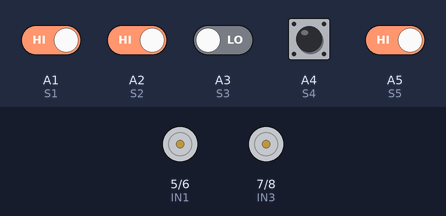
The sketch below on a simulated Arduino Uno, built with avr-gcc and run on an emulated ATmega328P. Shown: motor-driver pin pairs drawn as motors (green arrow = first pin HIGH = forward, orange = second pin HIGH = backward, longer = more drive, scaled by the enable pin). Inputs (shaded band) come from the test bench; at power-on: A1 (S1), A2 (S2), A4 (S4), A5 (S5) HIGH, A3 (S3) LOW.

Above: at 1.2 s.
1.3 s: A1 (S1) driven LOW
At 2.5 s:
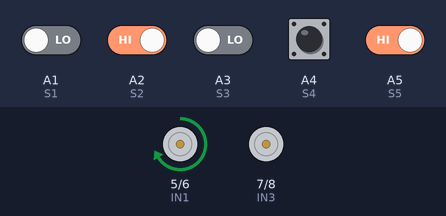
2.8 s: A2 (S2) driven LOW
At 3.7 s:
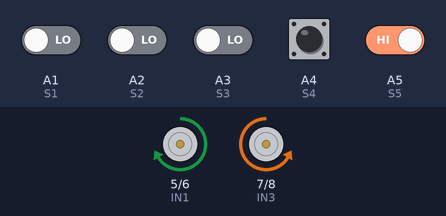
4.3 s: A2 (S2) driven HIGH
At 4.9 s:
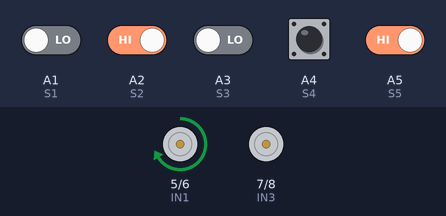
5.8 s: A5 (S5) driven LOW
At 7.0 s:
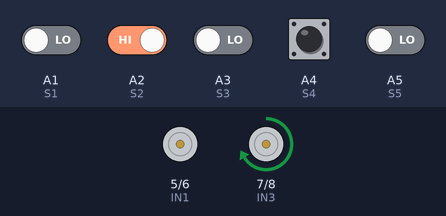
7.3 s: A3 (S3) driven HIGH
At 8.3 s:
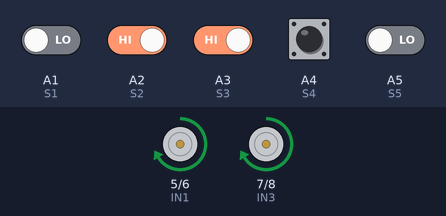
8.8 s: A3 (S3) driven LOW
At 9.5 s:
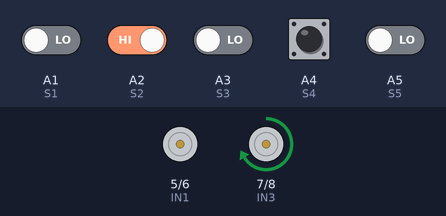
Timing chart, 0 to 11.3 s (numbered marks = the images above; inputs shaded):
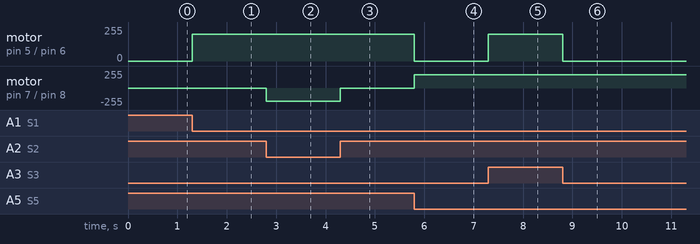

Measured:
- after the input at 1.3 s, motor on pin 5 (IN1) / pin 6 (IN2): stopped → forward 200/255 at once
- after the input at 2.8 s, motor on pin 7 (IN3) / pin 8 (IN4): stopped → backward 200/255 at once
- after the input at 4.3 s, motor on pin 7 (IN3) / pin 8 (IN4): backward 200/255 → stopped at once
- after the input at 5.8 s, motor on pin 5 (IN1) / pin 6 (IN2): forward 200/255 → stopped at once; motor on pin 7 (IN3) / pin 8 (IN4): stopped → forward 200/255 at once
- after the input at 7.3 s, motor on pin 5 (IN1) / pin 6 (IN2): stopped → forward 200/255 at once
- after the input at 8.8 s, motor on pin 5 (IN1) / pin 6 (IN2): forward 200/255 → stopped at once

The sketch:

LineTracerGuideV2.ino
```cpp
//Sensor pin
const int S1 = A1;
const int S2 = A2;
const int S3 = A3;
const int S4 = A4;
const int S5 = A5;

//Motor pin
const int ENA = 3;
const int IN1 = 5;
const int IN2 = 6;
const int IN3 = 7;
const int IN4 = 8;
const int ENB = 9;

void setup() {
  pinMode(S1, INPUT);
  pinMode(S2, INPUT);
  pinMode(S3, INPUT);
  pinMode(S4, INPUT);
  pinMode(S5, INPUT);

  pinMode(ENA, OUTPUT);
  pinMode(ENB, OUTPUT);
  pinMode(IN1, OUTPUT);
  pinMode(IN2, OUTPUT);
  pinMode(IN3, OUTPUT);
  pinMode(IN4, OUTPUT);

  analogWrite(ENA, 200); //digitalWrite(ENA, HIGH)
  analogWrite(ENB, 200); //digitalWrite(ENA, HIGH)
}

void loop() {
  if (digitalRead(S3) && !digitalRead(S1) && !digitalRead(S5)) {  // Forward
    digitalWrite(IN1, HIGH);
    digitalWrite(IN2, LOW);
    digitalWrite(IN3, HIGH);
    digitalWrite(IN4, LOW);
  }
  else if (digitalRead(S1) && !digitalRead(S4) && !digitalRead(S5)) { //Rotate Left
    digitalWrite(IN1, LOW);
    digitalWrite(IN2, HIGH);
    digitalWrite(IN3, HIGH);
    digitalWrite(IN4, LOW);
  }
  else if (digitalRead(S5) && !digitalRead(S1) && !digitalRead(S2)) { //Rotate Right
    digitalWrite(IN1, HIGH);
    digitalWrite(IN2, LOW);
    digitalWrite(IN3, LOW);
    digitalWrite(IN4, HIGH);
  }
  else if (digitalRead(S2) && !digitalRead(S5)) { //Turn Left
    digitalWrite(IN1, LOW);
    digitalWrite(IN2, LOW);
    digitalWrite(IN3, HIGH);
    digitalWrite(IN4, LOW);
  }
  else if (digitalRead(S4) && !digitalRead(S1)) { //Turn Right
    digitalWrite(IN1, HIGH);
    digitalWrite(IN2, LOW);
    digitalWrite(IN3, LOW);
    digitalWrite(IN4, LOW);
  }
  else { //Stop
    digitalWrite(IN1, LOW);
    digitalWrite(IN2, LOW);
    digitalWrite(IN3, LOW);
    digitalWrite(IN4, LOW);
  }
}
```
